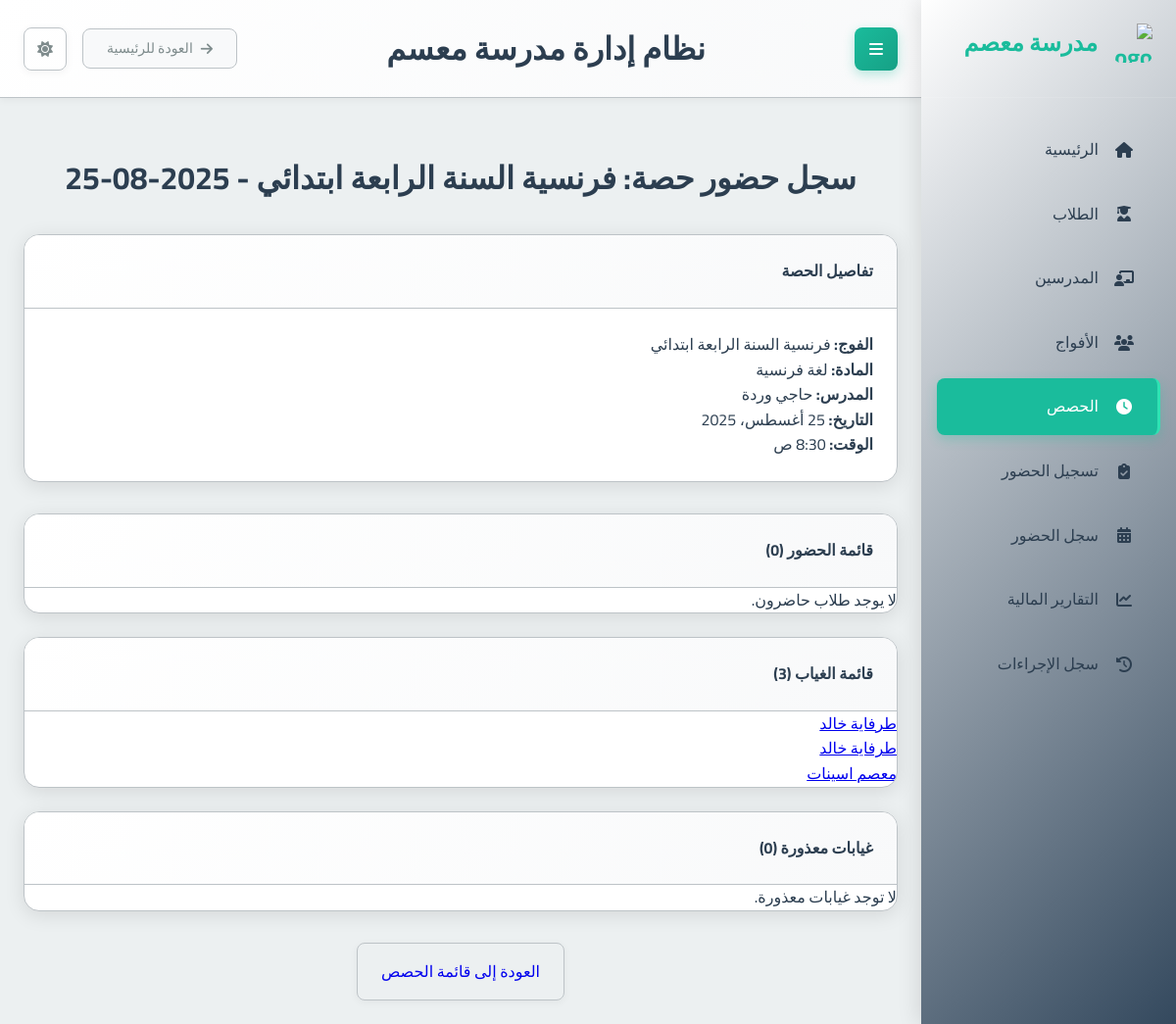
Page /sessions/11/attendance_detail/ on the committed database.
### school_app/models.py (models this page shows, shortened)
class Session(models.Model):
    group = models.ForeignKey(Group, on_delete=models.CASCADE, related_name='sessions', verbose_name="الفوج")
    date = models.DateField(verbose_name="التاريخ")
    start_time = models.TimeField(verbose_name="وقت البدء")
    duration = models.DecimalField(max_digits=4, decimal_places=2, verbose_name="المدة (ساعات)")
    teacher_attended = models.BooleanField(default=True, verbose_name="حضور المدرس")
    teacher_compensated = models.BooleanField(default=False, verbose_name="تم تعويض المدرس")
    teacher_payment_amount = models.DecimalField(max_digits=10, decimal_places=2, default=Decimal('0.00'), verbose_name="المبلغ المدفوع للمدرس")
    created_at = models.DateTimeField(auto_now_add=True, verbose_name="تاريخ الإنشاء")
    class Meta:
        verbose_name = "حصة"
        verbose_name_plural = "الحصص"

class Group(models.Model):
    name = models.CharField(max_length=100, verbose_name="اسم الفوج")
    subject = models.ForeignKey(Subject, on_delete=models.PROTECT, verbose_name="المادة")
    teacher = models.ForeignKey(Teacher, on_delete=models.CASCADE, verbose_name="المدرس")
    academic_levels = models.ManyToManyField(AcademicLevel, verbose_name="المستويات الدراسية المتوافقة")
    price_per_4_sessions = models.DecimalField(max_digits=10, decimal_places=2, verbose_name="السعر لكل 4 حصص")
    session_day = models.IntegerField(choices=[
        (0, 'الاثنين'),
        (1, 'الثلاثاء'),
        (2, 'الأربعاء'),
        (3, 'الخميس'),
        (4, 'الجمعة'),
        (5, 'السبت'),
        (6, 'الأحد')
    ], verbose_name="يوم الحصة")
    session_start_time = models.TimeField(verbose_name="وقت بداية الحصة")
    session_duration = models.DecimalField(max_digits=4, decimal_places=2, default=1.5, verbose_name="مدة الحصة (ساعات)")
    students = models.ManyToManyField(Student, through='StudentGroup', blank=True, verbose_name="الطلاب المسجلون")
    created_at = models.DateTimeField(auto_now_add=True, verbose_name="تاريخ الإنشاء")
    is_continuous = models.BooleanField(default=False, verbose_name="فوج مستمر (تُنشأ الحصص أسبوعياً تلقائياً)")
    created_sessions_until = models.DateField(null=True, blank=True, verbose_name="تم إنشاء الحصص حتى تاريخ")
    class Meta:
        verbose_name = "فوج"
        verbose_name_plural = "الأفواج"

class Subject(models.Model):
    name = models.CharField(max_length=100, verbose_name="اسم المادة")
    class Meta:
        verbose_name = "مادة دراسية"
        verbose_name_plural = "المواد الدراسية"

class Teacher(models.Model):
    full_name = models.CharField(max_length=201, verbose_name="الاسم الكامل")
    phone_number = models.CharField(max_length=20, unique=True, verbose_name="رقم الهاتف")
    subject = models.ForeignKey(Subject, on_delete=models.PROTECT, verbose_name="المادة الأساسية")
    created_at = models.DateTimeField(auto_now_add=True, verbose_name="تاريخ الإنشاء")
    class Meta:
        verbose_name = "مدرس"
        verbose_name_plural = "المدرسون"

class Student(models.Model):
    full_name = models.CharField(max_length=201, verbose_name="الاسم الكامل")
    phone_number = models.CharField(max_length=20, null=True, blank=True, verbose_name="رقم هاتف الطالب")
    guardian_phone = models.CharField(max_length=20, null=True, blank=True, verbose_name="رقم هاتف الولي")
    birth_day = models.IntegerField(verbose_name="يوم الميلاد")
    birth_month = models.IntegerField(verbose_name="شهر الميلاد")
    birth_year = models.IntegerField(verbose_name="سنة الميلاد")
    academic_level = models.ForeignKey(AcademicLevel, on_delete=models.PROTECT, verbose_name="المستوى الدراسي")
    registration_fee_paid = models.BooleanField(default=False, verbose_name="رسوم التسجيل مدفوعة")
    card_number = models.CharField(max_length=20, unique=True, blank=True, null=True, verbose_name="رقم البطاقة")
    prepaid_balance = models.DecimalField(max_digits=10, decimal_places=2, default=Decimal('0.00'), verbose_name="رصيد مدفوع مقدماً")
    created_at = models.DateTimeField(auto_now_add=True, verbose_name="تاريخ الإنشاء")
    class Meta:
        verbose_name = "طالب"
        verbose_name_plural = "الطلاب"

### school_app/views.py (the view)
# urls.py: path('sessions/<int:session_id>/attendance_detail/', views.session_attendance_detail, name='session_attendance_detail'),
def session_attendance_detail(request, session_id):
    session = get_object_or_404(Session, id=session_id)
    present_students = Student.objects.filter(attendance__session=session, attendance__present=True)
    absent_students = Student.objects.filter(attendance__session=session, attendance__present=False, attendance__excused_absence=False)
    excused_students = Student.objects.filter(attendance__session=session, attendance__excused_absence=True)
    group_students = session.group.students.all()
    students_with_attendance = present_students | absent_students | excused_students
    students_without_attendance = group_students.exclude(id__in=students_with_attendance.values('id'))
    context = {
        'session': session,
        'present_students': present_students,
        'absent_students': absent_students | students_without_attendance,
        'excused_students': excused_students,
        'page_title': f"سجل حضور حصة: {session.group.name} - {session.date.strftime('%Y-%m-%d')}"
    }
    return render(request, 'school_app/session_attendance_detail.html', context)

### templates/school_app/session_attendance_detail.html
{% extends 'base.html' %}
{% block content %}
<div class="container mt-4">
    <h1 class="text-center mb-4">{{ page_title }}</h1>
    <div class="card mb-4">
        <div class="card-header">
            <h4>تفاصيل الحصة</h4>
        </div>
        <div class="card-body">
            <p><strong>الفوج:</strong> {{ session.group.name }}</p>
            <p><strong>المادة:</strong> {{ session.group.subject.name }}</p>
            <p><strong>المدرس:</strong> {{ session.group.teacher.full_name }}</p>
            <p><strong>التاريخ:</strong> {{ session.date }}</p>
            <p><strong>الوقت:</strong> {{ session.start_time }}</p>
        </div>
    </div>
    <div class="row">
        <div class="col-md-4">
            <div class="card">
                <div class="card-header bg-success text-white">
                    <h4>قائمة الحضور ({{ present_students.count }})</h4>
                </div>
                <ul class="list-group list-group-flush">
                    {% for student in present_students %}
                        <li class="list-group-item"><a href="{% url 'student_detail' student.id %}">{{ student.full_name }}</a></li>
                    {% empty %}
                        <li class="list-group-item">لا يوجد طلاب حاضرون.</li>
                    {% endfor %}
                </ul>
            </div>
        </div>
        <div class="col-md-4">
            <div class="card">
                <div class="card-header bg-danger text-white">
                    <h4>قائمة الغياب ({{ absent_students.count }})</h4>
                </div>
                <ul class="list-group list-group-flush">
                    {% for student in absent_students %}
                        <li class="list-group-item"><a href="{% url 'student_detail' student.id %}">{{ student.full_name }}</a></li>
                    {% empty %}
                        <li class="list-group-item">لا يوجد طلاب غائبون.</li>
                    {% endfor %}
                </ul>
            </div>
        </div>
        <div class="col-md-4">
            <div class="card">
                <div class="card-header bg-warning text-dark">
                    <h4>غيابات معذورة ({{ excused_students.count }})</h4>
                </div>
                <ul class="list-group list-group-flush">
                    {% for student in excused_students %}
                        <li class="list-group-item"><a href="{% url 'student_detail' student.id %}">{{ student.full_name }}</a></li>
                    {% empty %}
                        <li class="list-group-item">لا توجد غيابات معذورة.</li>
                    {% endfor %}
                </ul>
            </div>
        </div>
    </div>
    <div class="text-center mt-4">
        <a href="{% url 'session_list' %}" class="btn btn-secondary">العودة إلى قائمة الحصص</a>
    </div>
</div>
{% endblock %}

### static/css/main.css (style rules this page uses)
:root { --primary-color: #2c3e50; --primary-light: #34495e; --primary-darker: #1a252f; --accent-color: #1abc9c; --accent-light: #2fe2b3; --accent-dark: #16a085; --text-color: #2c3e50; --text-secondary: #7f8c8d; --text-on-primary: #ffffff; --text-on-accent: #ffffff; --text-nav: #2c3e50; --background-color: #ecf0f1; --card-background: #ffffff; --input-background: #ffffff; --border-color: #bdc3c7; --input-border-color: #bdc3c7; --success-color: #2ecc71; --warning-color: #f39c12; --error-color: #e74c3c; --info-color: #1E90FF; --table-header-background: #e9ecef; --table-row-hover-background: #f8f9fa; --box-shadow-color: rgba(0, 0, 0, 0.1); --box-shadow-color-hover: rgba(0, 0, 0, 0.15); --box-shadow-soft-color: rgba(0, 0, 0, 0.05); --subtle-background: #f8f9fa; --spacing-xs: 8px; --spacing-sm: 16px; --spacing-md: 24px; --spacing-lg: 32px; --spacing-xl: 48px; --font-family: 'Cairo', sans-serif; --font-size-xs: 12px; --font-size-sm: 14px; --font-size-md: 16px; --font-size-lg: 20px; --font-size-xl: 24px; --font-size-xxl: 32px; --border-radius-sm: 4px; --border-radius-md: 8px; --border-radius-lg: 16px; --transition-fast: 0.2s ease; --transition-normal: 0.3s ease; --transition-slow: 0.5s ease; --sidebar-width: 260px; }
* { margin: 0; padding: 0; box-sizing: border-box; direction: rtl; }
html { direction: rtl; font-size: 16px; }
body { font-family: var(--font-family); background-color: var(--background-color); color: var(--text-color); line-height: 1.6; transition: background-color var(--transition-normal), color var(--transition-normal); overflow-x: hidden; }
.btn-secondary { border: 1px solid var(--input-border-color) !important; margin: 0 15px; }
.card { background-color: var(--card-background); border-radius: var(--border-radius-lg); box-shadow: 0 4px 20px var(--box-shadow-color); margin-bottom: var(--spacing-md); overflow: hidden; transition: all var(--transition-normal); border: 1px solid var(--border-color); }
.card-header { padding: var(--spacing-md); border-bottom: 1px solid var(--border-color); background: linear-gradient(135deg, var(--card-background) 0%, var(--subtle-background) 100%); }
.card-body { padding: var(--spacing-md); color: var(--text-color); }
.btn { font-family: var(--font-family); padding: var(--spacing-sm) var(--spacing-md); border: none; border-radius: var(--border-radius-md); cursor: pointer; font-size: var(--font-size-md); font-weight: 500; text-decoration: none; display: inline-flex; align-items: center; gap: var(--spacing-xs); transition: all var(--transition-fast); box-shadow: 0 2px 8px var(--box-shadow-soft-color); }
.text-center { text-align: center !important; }
.mb-4 { margin-bottom: var(--spacing-lg); }
.mt-4 { margin-top: var(--spacing-lg); }

### rows in the picture
Session: group.name "فرنسية السنة الرابعة ابتدائي", group.subject.name "لغة فرنسية", group.teacher.full_name "حاجي وردة", date "25 أغسطس، 2025", start_time "8:30 ص"
Student: full_name "طرفاية خالد"
Student: full_name "معصم اسينات"

### other values in the picture
{{ page_title }} "سجل حضور حصة: فرنسية السنة الرابعة ابتدائي - 2025-08-25"
{{ present_students.count }} "0"
{{ absent_students.count }} "3"
{{ excused_students.count }} "0"
